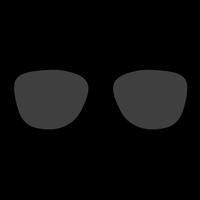
#> input picture sunglass.png, 200 x 200 px
$ jupyter execute --allow-errors main_sunglass.ipynb
#> lines starting #> are read from the running program, lines starting #| are printed output that depends on the picture; after the words box and inside, x2 and y2 are one past the last pixel; in counts of white or black regions, pixels touching at a corner belong together
[cell 1]
# Import libraries
import cv2
import numpy as np
import matplotlib.pyplot as plt

[cell 2]
# Load the Face Image
faceImage = cv2.imread('1.jpg')
#> (the rest of this cell did not finish here and is left out)

#> (a cell that did not finish here is left out)

#> (a cell that did not finish here is left out)

[cell 5]
# Load the Sunglass image with Alpha channel
# (http://pluspng.com/sunglass-png-1104.html)
glassPNG = cv2.imread('sunglass.png',-1)
#> glassPNG is the input picture: shape (200, 200, 4); mean B, G, R, A 11.3, 11.3, 11.3, 64.6
plt.imshow(glassPNG[:,:,::-1]);plt.title("glassPNG")
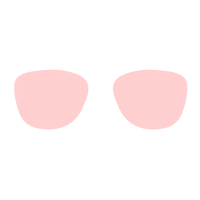
#> shown: shape (200, 200, 4); mean R, G, B, A 64.6, 11.3, 11.3, 11.3; transparent parts drawn white

[cell 6]
# Resize the image to fit over the eye region
glassPNG = cv2.resize(glassPNG,(190,50))
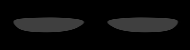
#> glassPNG: shape (50, 190, 4); mean B, G, R, A 11.2, 11.2, 11.2, 64.6
print("image Dimension ={}".format(glassPNG.shape))
#| image Dimension =(50, 190, 4)

[cell 7]
# Separate the Color and alpha channels
glassBGR = glassPNG[:,:,0:3]
glassMask1 = glassPNG[:,:,3]
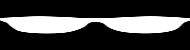
#> glassMask1: shape (50, 190); min 0, max 255, mean 64.6

[cell 8]
# Display the images for clarity
plt.figure(figsize=[15,15])
plt.subplot(121);plt.imshow(glassBGR[:,:,::-1]);plt.title('Sunglass Color channels');
plt.subplot(122);plt.imshow(glassMask1,cmap='gray');plt.title('Sunglass Alpha channel');
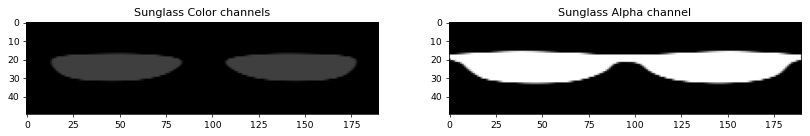
#> figure drawn by matplotlib, 2 panels

#> (a cell that did not finish here is left out)

[cell 10]
# Make the dimensions of the mask same as the input image.
# Since Face Image is a 3-channel image, we create a 3 channel image for the mask
glassMask = cv2.merge((glassMask1,glassMask1,glassMask1))

# Make the values [0,1] since we are using arithmetic operations
glassMask = np.uint8(glassMask/255)
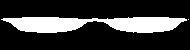
#> glassMask: shape (50, 190, 3); values 0 (black) and 1 (white), 21.9% white; 2 white regions (1 under 20 px), largest, box (x1, y1, x2, y2) and area: (1, 17, 187, 33) 2075

# Make a copy
#> (the rest of this cell did not finish here and is left out)
